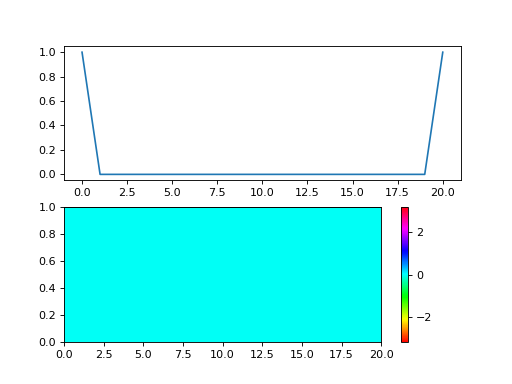

This figure's Python source:
import numpy as np
import matplotlib.pyplot as plt

n = 20

# definition de a
a = np.zeros(n)
a[0] = 1

# visualisation de a
# on ajoute a droite la valeur de gauche pour la periodicite
plt.subplot(211)
plt.plot( np.append(a, a[0]) )

# calcul de k
k = np.arange(n)

# calcul de A
A = np.fft.fft(a)

# visualisation de A - Attention au changement de variable
# on ajoute a droite la valeur de gauche pour la periodicite
plt.subplot(212)
x = np.append(k, k[-1]+k[1]-k[0]) # calcul d'une valeur supplementaire
z = np.append(A, A[0])
X = np.array([x,x])

y0 = np.zeros(len(x))
y = np.abs(z)
Y = np.array([y0,y])

Z = np.array([z,z])
C = np.angle(Z)

plt.plot(x,y,'k')

plt.pcolormesh(X, Y, C, shading="gouraud", cmap=plt.cm.hsv, vmin=-np.pi, vmax=np.pi)
plt.colorbar()

plt.show()
